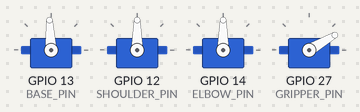
The sketch below on a simulated ESP32. Parts: 4 × servo.

Above: at 2.05 s.
At 2.7 s:
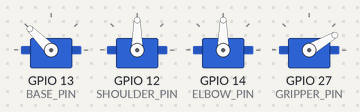
At 3.4 s:
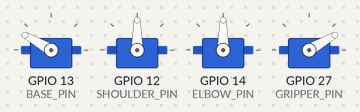
At 4.8 s:
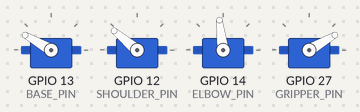
At 6.15 s:
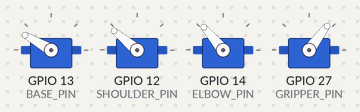
At 7.55 s:
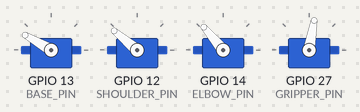
Timing chart, 0 to 13.1 s (numbered marks = the images above):
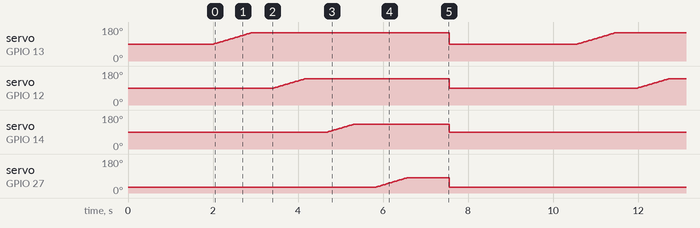

Measured:
- by itself, servo on GPIO 13 (BASE_PIN): ramps from 90° to 150° and jumps back, once every 8.6 s
- by itself, servo on GPIO 12 (SHOULDER_PIN): ramps from 90° to 140° and jumps back, once every 8.6 s
- by itself, servo on GPIO 14 (ELBOW_PIN): ramps from 90° to 130° and jumps back, once every 8.6 s
- by itself, servo on GPIO 27 (GRIPPER_PIN): ramps from 30° to 80° and jumps back, once every 8.6 s

The sketch:

robotic-arm.ino
```cpp
#include <ESP32Servo.h>

Servo baseServo;
Servo shoulderServo;
Servo elbowServo;
Servo gripperServo;

// Servo Pins
#define BASE_PIN 13
#define SHOULDER_PIN 12
#define ELBOW_PIN 14
#define GRIPPER_PIN 27

void setup() {
  Serial.begin(115200);

  // Attach Servos
  baseServo.attach(BASE_PIN);
  shoulderServo.attach(SHOULDER_PIN);
  elbowServo.attach(ELBOW_PIN);
  gripperServo.attach(GRIPPER_PIN);

  // Initial Position
  baseServo.write(90);
  shoulderServo.write(90);
  elbowServo.write(90);
  gripperServo.write(30);

  delay(2000);
}

void loop() {

  // Move Base
  for(int pos = 90; pos <= 150; pos++) {
    baseServo.write(pos);
    delay(15);
  }

  delay(500);

  // Move Shoulder
  for(int pos = 90; pos <= 140; pos++) {
    shoulderServo.write(pos);
    delay(15);
  }

  delay(500);

  // Move Elbow
  for(int pos = 90; pos <= 130; pos++) {
    elbowServo.write(pos);
    delay(15);
  }

  delay(500);

  // Close Gripper
  for(int pos = 30; pos <= 80; pos++) {
    gripperServo.write(pos);
    delay(15);
  }

  delay(1000);

  // Return to Original Position
  baseServo.write(90);
  shoulderServo.write(90);
  elbowServo.write(90);
  gripperServo.write(30);

  delay(3000);
}
```
